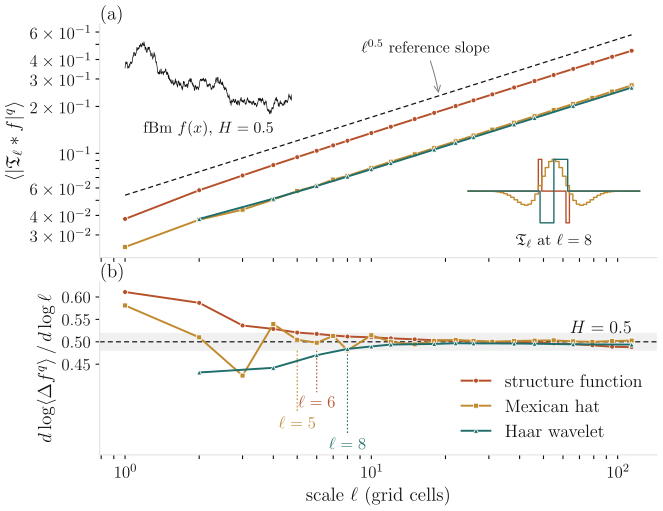

Here is the Python script that generated this plot:
"""fig:wavelet discretization — the envelope choice only matters near the grid.

Sect. "Distribution of turbulon amplitudes across scale" argues that the
turbulon envelope function T can be replaced by any zero-mean envelope
without changing the power-law exponent of the fluctuation function

    <Delta f^q>(l) = < |T_l * f|^q >_r ,                (eq:wavelet transform)

and that this equivalence holds only once l is well above the grid scale.
This figure measures where "well above" starts.

The test field is a random walk (cumulative sum of iid Gaussians), whose
Hurst exponent is exactly 1/2. Three envelopes are compared, all
L1-normalized so they differ in amplitude but not in slope:

  - field differences, T_l(r) = delta(r + l/2) - delta(r - l/2), i.e. the
    ordinary structure function (eq:delta pair envelope);
  - a Mexican hat (Ricker), the discrete cousin of the turbulon envelope
    the model actually deposits;
  - a Haar wavelet, the difference of the means of the two halves of a
    width-l window.

Panel (a) is the fluctuation function; panel (b) its local exponent
d log <Delta f^q> / d log l, which is the Hurst exponent resolved scale by
scale. The field-difference curve is a power law at every lag -- for a
random walk <|f(x+l) - f(x)|> = sqrt(2 l / pi) exactly, for every integer
l -- so it has no discretization transient at all. The two extended
envelopes do: both start well below 1/2 at l of a few cells and reach it
from below, the Mexican hat by l ~ 10 and the Haar by l ~ 12 at the
default settings. The script prints those crossover scales, which is the
number the surrounding paragraph quotes.

The asymmetry is not a defect of either wavelet, it is what "discretized"
costs: the nominal lag l means different things to different envelopes.
The field difference needs 2 taps, the Haar needs l, and the Mexican hat's
kernel is ~5.8 l wide (sigma = l / sqrt(3), cut at +/- 5 sigma). The inset
draws all three at the same nominal l so the disparity is visible.

MAX_SEP_FRACTION exists for that reason: at l near L/8 the Mexican-hat
kernel is a sizeable fraction of the domain and its exponent drifts high,
which is a finite-domain artifact and not the discretization effect the
figure is about. L/32 keeps every kernel comfortably inside the walk.

FIELD_MODEL picks the test field, and the choice decides WHICH
discretization the figure measures. There are two, not one:

  - the ANALYSIS envelope, the 𝔗 the fluctuation function is computed
    with -- what panel (b) separates the three curves by;
  - the SYNTHESIS envelope, the 𝔗 the field was BUILT from -- STEAM
    deposits discretized Mexican hats on working grids and sums them.

'fbm' (default) is a deposit-and-sum construction, so it carries both,
and its small-scale transient is the one that applies to the model's own
fields. 'random_walk' is a cumsum, the exact discrete random walk, with
no synthesis step at all: it isolates the analysis envelope, at the cost
of not resembling anything STEAM produces. It only exists at H = 1/2.

The difference is large and worth knowing before reading panel (b).
Measured at H = 1/2, 2000 realizations of 4096 cells, local exponent at
l = 1, 2, 3, 4:

    cumsum             0.500  0.500  0.500  0.500   (exact, no transient)
    fBm_1D_circulant   0.611  0.587  0.536  0.529
    fBm_1D (LS2010)    0.611  0.587  0.537  0.529

Both fBm paths agree to three digits, so the transient is inherent to
deposit-and-sum synthesis rather than a kernel choice -- which is the
paragraph's point about discretization being generic. Under 'fbm' every
curve including the structure function approaches H from above; under
'random_walk' the structure function is flat at 0.500 and only the
extended envelopes have a transient.

Run with the project venv (needs scaleinvariance >= 0.15):
    .venv/bin/python wavelet_discretization.py
"""
import numpy as np
import matplotlib
matplotlib.use('Agg')
import matplotlib.pyplot as plt
import scaleinvariance as si
from turblib import INK, RULE, LABEL, PALETTE, page_fontsize, save

# ---------------------------------------------------------------- parameters
FIELD_MODEL = 'fbm'   # 'fbm' (deposit-and-sum, like STEAM) or 'random_walk'
WALK_SIZE = 4096      # length of each realization, in grid cells
N_REALIZATIONS = 2000   # independent fields, analyzed together (see note below)
H_TRUE = 0.5      # target Hurst exponent; 'random_walk' only supports 1/2
Q_ORDER = 1.0      # moment of the fluctuation function
SEED = 20260813

MAX_SEP_FRACTION = 1 / 32   # largest lag, as a fraction of WALK_SIZE
LAG_SPACING = 'powers of 1.2'   # lag ladder; 'all' for every integer
SLOPE_FIT_POINTS = 3          # points per local log-log slope fit (odd)
EXPONENT_TOL = 0.02       # |slope - H| counted as "converged"

SHOW_KERNEL_INSET = True
INSET_LAG = 8          # nominal l at which the inset draws the envelopes
ANNOTATE_CROSSOVER = True

SHOW_WALK_INSET = True
WALK_INSET_CELLS = 2048   # cells of the example trajectory to draw
WALK_INSET_INDEX = 0      # which realization to draw

# envelope name -> (legend label, color, marker)
ENVELOPES = [
    ('structure_function', 'structure function', PALETTE['T'],  'o'),
    ('mexican_hat',        'Mexican hat',        PALETTE['h'],  's'),
    ('haar',               'Haar wavelet',       PALETTE['qt'], '^'),
]


# ------------------------------------------------------------------ analysis
def test_field(n_fields, size, seed, model=FIELD_MODEL, H=H_TRUE):
    """n_fields independent realizations, stacked on axis 0.

    'random_walk' is the exact discrete object -- nothing sits between the
    field and the envelope, which is why its structure function is a power
    law at every lag. It only exists at H = 1/2.

    'fbm' reaches any H, at the cost of a synthesis transient of its own
    at small l (see the module docstring). fBm_1D_circulant takes no noise
    argument, so the seed has to go through the global RNG.
    """
    if model == 'random_walk':
        if not np.isclose(H, 0.5):
            raise ValueError(
                f"FIELD_MODEL='random_walk' is H = 1/2 by construction, "
                f"got H_TRUE = {H}. Use FIELD_MODEL = 'fbm' for other H.")
        rng = np.random.default_rng(seed)
        return np.cumsum(rng.standard_normal((n_fields, size)), axis=1)
    if model == 'fbm':
        si.set_numerical_precision('float64')
        np.random.seed(seed)
        return np.stack([si.fBm_1D_circulant(size, H)
                         for _ in range(n_fields)], axis=0)
    raise ValueError(f"unknown FIELD_MODEL {model!r}")


def local_exponent(lags, values, n_points=SLOPE_FIT_POINTS):
    """d log F / d log l from a sliding log-log fit over n_points lags."""
    x, y = np.log(lags), np.log(values)
    half = n_points // 2
    out = np.full(len(x), np.nan)
    for i in range(len(x)):
        lo, hi = max(0, i - half), min(len(x), i + half + 1)
        ok = np.isfinite(y[lo:hi])
        if ok.sum() >= 2:
            out[i] = np.polyfit(x[lo:hi][ok], y[lo:hi][ok], 1)[0]
    return out


def crossover_lag(lags, exponents, target=H_TRUE, tol=EXPONENT_TOL):
    """Smallest lag beyond which the local exponent never leaves [target +/- tol]."""
    off = np.abs(exponents - target) > tol
    off &= np.isfinite(exponents)
    if not off.any():
        return lags[0]
    last = np.where(off)[0][-1]
    return lags[last + 1] if last + 1 < len(lags) else np.nan


# All realizations go into ONE call per envelope: the fluctuation function is
# an average of |.|^q over positions AND realizations, and averaging per-walk
# slopes instead would not give the same thing.
walk = test_field(N_REALIZATIONS, WALK_SIZE, SEED)
max_sep = int(WALK_SIZE * MAX_SEP_FRACTION)
# fBm_1D_circulant returns a periodic field, so the fluctuations should wrap
# too: every lag then uses all L samples instead of dropping the edge pairs.
periodic = (FIELD_MODEL == 'fbm')

results = {}
for name, label, color, marker in ENVELOPES:
    lags, values = si.wavelet_fluctuation(walk, wavelet=name, order=Q_ORDER,
                                          axis=1, max_sep=max_sep,
                                          lags=LAG_SPACING, periodic=periodic)
    lags = np.asarray(lags, dtype=float)
    values = np.asarray(values, dtype=float)
    keep = np.isfinite(values) & (values > 0)
    lags, values = lags[keep], values[keep]
    exponents = local_exponent(lags, values)
    results[name] = dict(label=label, color=color, marker=marker, lags=lags,
                         values=values, exponents=exponents,
                         crossover=crossover_lag(lags, exponents))


# ------------------------------------------------------------------ plotting
fig, (ax_a, ax_b) = plt.subplots(
    2, 1, figsize=(7.2, 5.6), sharex=True,
    gridspec_kw=dict(height_ratios=[1.35, 1.0], hspace=0.12))

FS_TICK = page_fontsize(8.0, fig)
FS_AXIS = page_fontsize(9.0, fig)
FS_NOTE = page_fontsize(8.5, fig)
FS_SMALL = page_fontsize(7.5, fig)

# (a) the fluctuation functions themselves
for name, _, _, _ in ENVELOPES:
    r = results[name]
    ax_a.plot(r['lags'], r['values'], color=r['color'], lw=1.4, zorder=4,
              marker=r['marker'], ms=3.6, mec='white', mew=0.6)

# reference slope, anchored on the field-difference curve
ref = results['structure_function']
guide_l = np.array([ref['lags'][0], ref['lags'][-1]])
guide = ref['values'][0] * (guide_l / ref['lags'][0]) ** H_TRUE
ax_a.plot(guide_l, guide * 1.42, color=INK, lw=0.9, ls=(0, (4, 2.5)), zorder=3)
tip_l = float(np.exp(0.62 * np.log(guide_l[-1] / guide_l[0])) * guide_l[0])
tip_v = ref['values'][0] * 1.42 * (tip_l / ref['lags'][0]) ** H_TRUE
ax_a.annotate(f'$\\ell^{{{H_TRUE:g}}}$ reference slope', xy=(tip_l, tip_v),
              xytext=(0.70, 0.90), textcoords='axes fraction', color=INK,
              fontsize=FS_SMALL, ha='right', va='center',
              arrowprops=dict(arrowstyle='->', color=LABEL, lw=0.7,
                              shrinkB=2,
                              connectionstyle='arc3,rad=-0.05'))

ax_a.set_xscale('log')
ax_a.set_yscale('log')
ax_a.set_ylabel('$\\langle |\\mathfrak{T}_\\ell * f|^q \\rangle$')

# (b) the local power-law exponent
ax_b.axhspan(H_TRUE - EXPONENT_TOL, H_TRUE + EXPONENT_TOL, color=RULE,
             alpha=0.55, lw=0, zorder=0)
ax_b.axhline(H_TRUE, color=INK, lw=0.9, ls=(0, (4, 2.5)), zorder=1)
ax_b.text(results['structure_function']['lags'][-1], H_TRUE + 0.012,
          f'$H = {H_TRUE:g}$', color=INK, fontsize=FS_NOTE, ha='right',
          va='bottom')

for name, _, _, _ in ENVELOPES:
    r = results[name]
    ax_b.plot(r['lags'], r['exponents'], color=r['color'], lw=1.4, zorder=4,
              marker=r['marker'], ms=3.6, mec='white', mew=0.6,
              label=r['label'])

# limits from the data, so the panel survives a change of H or FIELD_MODEL
# (under 'fbm' the curves overshoot H, under 'random_walk' they only undershoot)
seen = np.concatenate([results[n]['exponents'] for n, _, _, _ in ENVELOPES])
seen = seen[np.isfinite(seen)]
y_lo = min(seen.min(), H_TRUE - EXPONENT_TOL)
y_hi = max(seen.max(), H_TRUE + EXPONENT_TOL)
span = y_hi - y_lo
ax_b.set_ylim(y_lo - 0.95 * span, y_hi + 0.12 * span)

ticks = plt.MaxNLocator(4, steps=[1, 2, 2.5, 5, 10]).tick_values(y_lo, y_hi)
ax_b.set_yticks([t for t in ticks
                 if y_lo - 0.06 * span <= t <= y_hi + 0.06 * span])

if ANNOTATE_CROSSOVER:
    # stems dropped into the empty band below the curves, staggered in
    # height so crossovers a factor of ~1.5 apart in l do not collide
    slot = 0
    for name, _, _, _ in ENVELOPES:
        r = results[name]
        lc = r['crossover']
        if not np.isfinite(lc) or lc <= r['lags'][0]:
            continue   # no transient to mark
        depth = y_lo - (0.24 + 0.25 * slot) * span
        ax_b.plot([lc, lc], [H_TRUE - EXPONENT_TOL, depth + 0.04 * span],
                  color=r['color'], lw=0.8, ls=(0, (1.5, 1.8)), zorder=2)
        ax_b.text(lc, depth, f'$\\ell={lc:.0f}$', color=r['color'],
                  fontsize=FS_TICK, ha='center', va='top')
        slot += 1
ax_b.set_ylabel('$d\\log\\langle\\Delta f^q\\rangle\\,/\\,d\\log\\ell$')
ax_b.set_xlabel('scale $\\ell$ (grid cells)')

# upper-left inset: one of the walks the statistics are taken over
if SHOW_WALK_INSET:
    ins_w = ax_a.inset_axes([0.045, 0.60, 0.30, 0.34])
    trace = walk[WALK_INSET_INDEX, :WALK_INSET_CELLS]
    ins_w.plot(np.arange(len(trace)), trace, color=INK, lw=0.5,
               solid_joinstyle='round')
    ins_w.set_xlim(0, len(trace))
    ins_w.set_xticks([])
    ins_w.set_yticks([])
    for side in ins_w.spines:
        ins_w.spines[side].set_visible(False)
    walk_label = ('random walk $f(x)$' if FIELD_MODEL == 'random_walk'
                  else f'fBm $f(x)$, $H = {H_TRUE:g}$')
    ins_w.text(0.5, -0.04, walk_label, transform=ins_w.transAxes,
               color=INK, fontsize=FS_SMALL, ha='center', va='top')

# lower-right inset: the three envelopes at one nominal l, on a common cell axis
if SHOW_KERNEL_INSET:
    ins = ax_a.inset_axes([0.66, 0.115, 0.31, 0.34])
    # every kernel zero-padded out to the widest one (the Mexican hat), so
    # the compact envelopes run along zero across the full span rather than
    # stopping at their own support
    taps = {name: si.to_numpy(si.get_wavelet(name).build_kernel(INSET_LAG))
            for name, _, _, _ in ENVELOPES}
    span = int(np.ceil(max((len(k) - 1) / 2 for k in taps.values()))) + 1
    for name, _, color, _ in ENVELOPES:
        kernel = taps[name] / np.abs(taps[name]).max()
        pad = int(round(span - (len(kernel) - 1) / 2))
        kernel = np.concatenate([np.zeros(pad), kernel, np.zeros(pad)])
        offset = np.arange(len(kernel)) - (len(kernel) - 1) / 2
        # step, not line: these are the discrete taps as actually applied
        ins.step(offset, kernel, where='mid', color=color, lw=1.0)
    ins.axhline(0, color=RULE, lw=0.7, zorder=0)
    ins.set_xlim(-span, span)
    ins.set_ylim(-1.25, 1.25)
    ins.set_xticks([])
    ins.set_yticks([])
    for side in ins.spines:
        ins.spines[side].set_visible(False)
    ins.text(0.5, -0.04, f'$\\mathfrak{{T}}_\\ell$ at $\\ell={INSET_LAG}$',
             transform=ins.transAxes, color=INK, fontsize=FS_SMALL, ha='center',
             va='top')

# ------------------------------------------------------------------- styling
for ax, tag in ((ax_a, '(a)'), (ax_b, '(b)')):
    ax.text(0.0, 1.0, tag, transform=ax.transAxes, color=INK,
            fontsize=FS_AXIS, ha='left', va='bottom')
    ax.tick_params(colors=INK, labelsize=FS_TICK, length=3, width=0.8,
                   which='both')
    ax.xaxis.label.set_color(INK)
    ax.yaxis.label.set_color(INK)
    ax.xaxis.label.set_fontsize(FS_AXIS)
    ax.yaxis.label.set_fontsize(FS_AXIS)
    for side in ('top', 'right'):
        ax.spines[side].set_visible(False)
    for side in ('left', 'bottom'):
        ax.spines[side].set_color(RULE)
        ax.spines[side].set_linewidth(0.8)

leg = ax_b.legend(frameon=False, fontsize=FS_NOTE, loc='lower right',
                  handlelength=1.6, borderaxespad=0.4)
for text in leg.get_texts():
    text.set_color(INK)

fig.savefig('wavelet_discretization_hires.png', dpi=300, bbox_inches='tight',
            pad_inches=0.05, transparent=True)
save(fig, 'wavelet_discretization')

print(f'done  ({N_REALIZATIONS} walks of {WALK_SIZE} cells, q = {Q_ORDER:g}, '
      f'lags 1-{max_sep})')
for name, _, _, _ in ENVELOPES:
    r = results[name]
    lc = r['crossover']
    reached = ('no transient' if lc <= r['lags'][0]
               else f'within {EXPONENT_TOL} of {H_TRUE:g} for l >= {lc:.0f}')
    print(f'  {r["label"]:<18s} exponent at l = {r["lags"][0]:.0f}: '
          f'{r["exponents"][0]:.3f}   {reached}')
